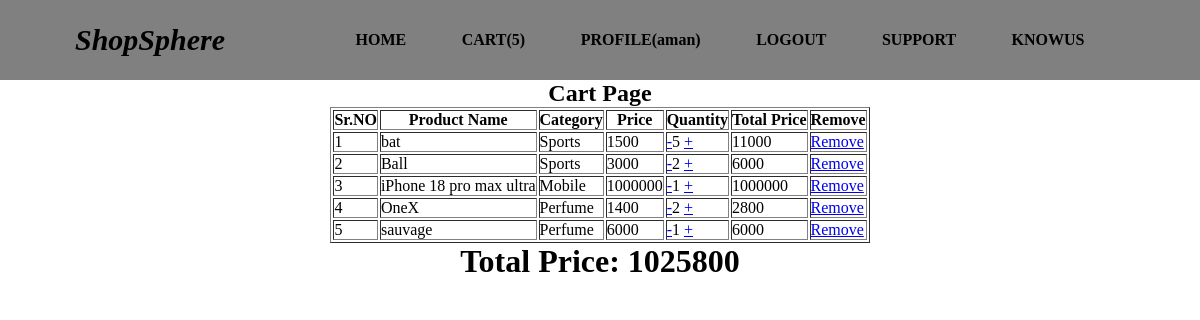
The app's page /cart/ (signed in) with its own data.
### base/models.py (models this page shows)
class CartModel(models.Model):
    pname = models.CharField(max_length=100)
    price  = models.IntegerField()
    pcategory = models.CharField(max_length=100)
    quantity =  models.IntegerField()
    totalprice = models.IntegerField()
    host = models.ForeignKey(User,on_delete=models.CASCADE)
    '''
    static
        css <-- css main folder
            styles.css
        images <-- main images folder
            Default.jpg <--file
            uploads   <--folder

    --> install pillow
    --> apply migrations
    --> apply migrate
    '''

### base/views.py (the view)
# urls.py: path('cart/',cart,name='cart'),
@login_required(login_url='login_')
def cart(request):
    cartproducts_count = CartModel.objects.filter(host=request.user).count()
    print(cartproducts_count)#1
    cartproducts = CartModel.objects.filter(host=request.user)
    TA = 0
    for i in cartproducts:
        TA+=i.totalprice
    return render(request,'cart.html',{'cartproducts':cartproducts,'TA':TA,'profile_nav':True,'cartproducts_count':cartproducts_count})

### base/templates/cart.html
{% extends 'main.html' %}
{% block content %}
<center>
    <h2>Cart Page</h2>
    <table border="1">
        <tr>
            <th>Sr.NO</th>
            <th>Product Name</th>
            <th>Category</th>
            <th>Price</th>
            <th>Quantity</th>
            <th>Total Price</th>
            <th>Remove</th>
        </tr>
        {% for item in cartproducts %}
            <tr>
               <td>{{ forloop.counter }}</td>
                <td>{{ item.pname }}</td>
                <td>{{ item.pcategory }}</td>
                <td>{{ item.price }}</td>
                <td><a href="{%  url 'csub' item.id %}">-</a>{{ item.quantity }} <a href="{%  url  'cadd' item.id %}">+</a></td>
                <td>{{ item.totalprice }}</td>
                <td><a href="{% url 'remove' item.id %}">Remove</a></td>
            </tr>
        {% endfor %}
    </table>
    <h1>Total Price:  {{ TA }}</h1>
</center>
{% endblock %}

### templates/nav.html (shortened to what this page needs)
<nav>
    <div class="logo">
        <h1>ShopSphere</h1>
    </div>
    <div class="links">
        {%  if request.user.is_authenticated %}
            {% if profile_nav %}
                <a href="{% url 'home' %}">HOME</a>
                <a href="{% url 'cart' %}">CART({{ cartproducts_count }})</a>
                <a href="{% url 'profile' %}">PROFILE({{request.user}})</a>
                <a href="{% url 'logout_' %}">LOGOUT</a>
                <a href="">SUPPORT</a>
                <a href="">KNOWUS</a>
            {% endif %}
        {% endif %}
    </div>
</nav>

### static/css/styles.css (style rules this page uses)
* { padding: 0;margin: 0;box-sizing: border-box; }

### records on screen
CartModel: pname "bat", pcategory "Sports", price "1500", quantity "5", totalprice "11000"
CartModel: pname "Ball", pcategory "Sports", price "3000", quantity "2", totalprice "6000"
CartModel: pname "iPhone 18 pro max ultra", pcategory "Mobile", price "1000000", quantity "1", totalprice "1000000"
CartModel: pname "OneX", pcategory "Perfume", price "1400", quantity "2", totalprice "2800"
CartModel: pname "sauvage", pcategory "Perfume", price "6000", quantity "1", totalprice "6000"

### other values on screen
{{ cartproducts_count }} "5"
{{ request.user }} "aman"
{{ TA }} "1025800"
